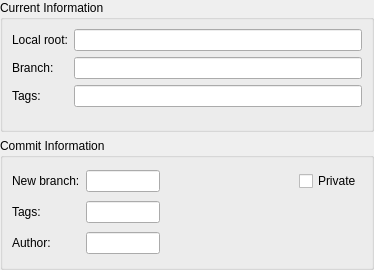
<?xml version="1.0" encoding="UTF-8"?>
<ui version="4.0">
 <class>Fossil::Internal::FossilCommitPanel</class>
 <widget class="QWidget" name="Fossil::Internal::FossilCommitPanel">
  <property name="geometry">
   <rect>
    <x>0</x>
    <y>0</y>
    <width>374</width>
    <height>270</height>
   </rect>
  </property>
  <layout class="QVBoxLayout" name="verticalLayout">
   <property name="leftMargin">
    <number>0</number>
   </property>
   <property name="topMargin">
    <number>0</number>
   </property>
   <property name="rightMargin">
    <number>0</number>
   </property>
   <property name="bottomMargin">
    <number>0</number>
   </property>
   <item>
    <widget class="QGroupBox" name="infoGroup">
     <property name="title">
      <string>Current Information</string>
     </property>
     <layout class="QFormLayout" name="formLayout">
      <property name="fieldGrowthPolicy">
       <enum>QFormLayout::ExpandingFieldsGrow</enum>
      </property>
      <item row="1" column="0">
       <widget class="QLabel" name="localRootLabel">
        <property name="text">
         <string>Local root:</string>
        </property>
       </widget>
      </item>
      <item row="1" column="1">
       <widget class="QLineEdit" name="localRootLineEdit">
        <property name="focusPolicy">
         <enum>Qt::NoFocus</enum>
        </property>
        <property name="readOnly">
         <bool>true</bool>
        </property>
       </widget>
      </item>
      <item row="2" column="0">
       <widget class="QLabel" name="currentBranchLabel">
        <property name="text">
         <string>Branch:</string>
        </property>
       </widget>
      </item>
      <item row="2" column="1">
       <widget class="QLineEdit" name="currentBranchLineEdit">
        <property name="focusPolicy">
         <enum>Qt::NoFocus</enum>
        </property>
        <property name="readOnly">
         <bool>true</bool>
        </property>
       </widget>
      </item>
      <item row="3" column="0">
       <widget class="QLabel" name="currentTagsLabel">
        <property name="text">
         <string>Tags:</string>
        </property>
       </widget>
      </item>
      <item row="3" column="1">
       <widget class="QLineEdit" name="currentTagsLineEdit">
        <property name="focusPolicy">
         <enum>Qt::NoFocus</enum>
        </property>
        <property name="readOnly">
         <bool>true</bool>
        </property>
       </widget>
      </item>
     </layout>
    </widget>
   </item>
   <item>
    <widget class="QGroupBox" name="editGroup">
     <property name="title">
      <string>Commit Information</string>
     </property>
     <layout class="QGridLayout" name="gridLayout_3">
      <item row="0" column="0">
       <widget class="QLabel" name="branchLabel">
        <property name="text">
         <string>New branch:</string>
        </property>
       </widget>
      </item>
      <item row="0" column="1">
       <widget class="QLineEdit" name="branchLineEdit"/>
      </item>
      <item row="0" column="2">
       <widget class="QLabel" name="invalidBranchLabel">
        <property name="minimumSize">
         <size>
          <width>50</width>
          <height>20</height>
         </size>
        </property>
        <property name="text">
         <string/>
        </property>
        <property name="pixmap">
         <pixmap>:/projectexplorer/images/compile_error.png</pixmap>
        </property>
       </widget>
      </item>
      <item row="0" column="3">
       <widget class="QCheckBox" name="isPrivateCheckBox">
        <property name="toolTip">
         <string>Create a private check-in that is never synced.
Children of private check-ins are automatically private.
Private check-ins are not pushed to the remote repository by default.</string>
        </property>
        <property name="text">
         <string>Private</string>
        </property>
       </widget>
      </item>
      <item row="1" column="0">
       <widget class="QLabel" name="tagsLabel">
        <property name="text">
         <string>Tags:</string>
        </property>
       </widget>
      </item>
      <item row="1" column="1">
       <widget class="QLineEdit" name="tagsLineEdit">
        <property name="toolTip">
         <string>Tag names to apply; comma-separated.</string>
        </property>
       </widget>
      </item>
      <item row="2" column="0">
       <widget class="QLabel" name="authorLabel">
        <property name="text">
         <string>Author:</string>
        </property>
       </widget>
      </item>
      <item row="2" column="1">
       <widget class="QLineEdit" name="authorLineEdit"/>
      </item>
      <item row="2" column="2">
       <spacer name="horizontalSpacer">
        <property name="orientation">
         <enum>Qt::Horizontal</enum>
        </property>
        <property name="sizeHint" stdset="0">
         <size>
          <width>160</width>
          <height>20</height>
         </size>
        </property>
       </spacer>
      </item>
     </layout>
    </widget>
   </item>
  </layout>
 </widget>
 <resources/>
 <connections/>
</ui>
